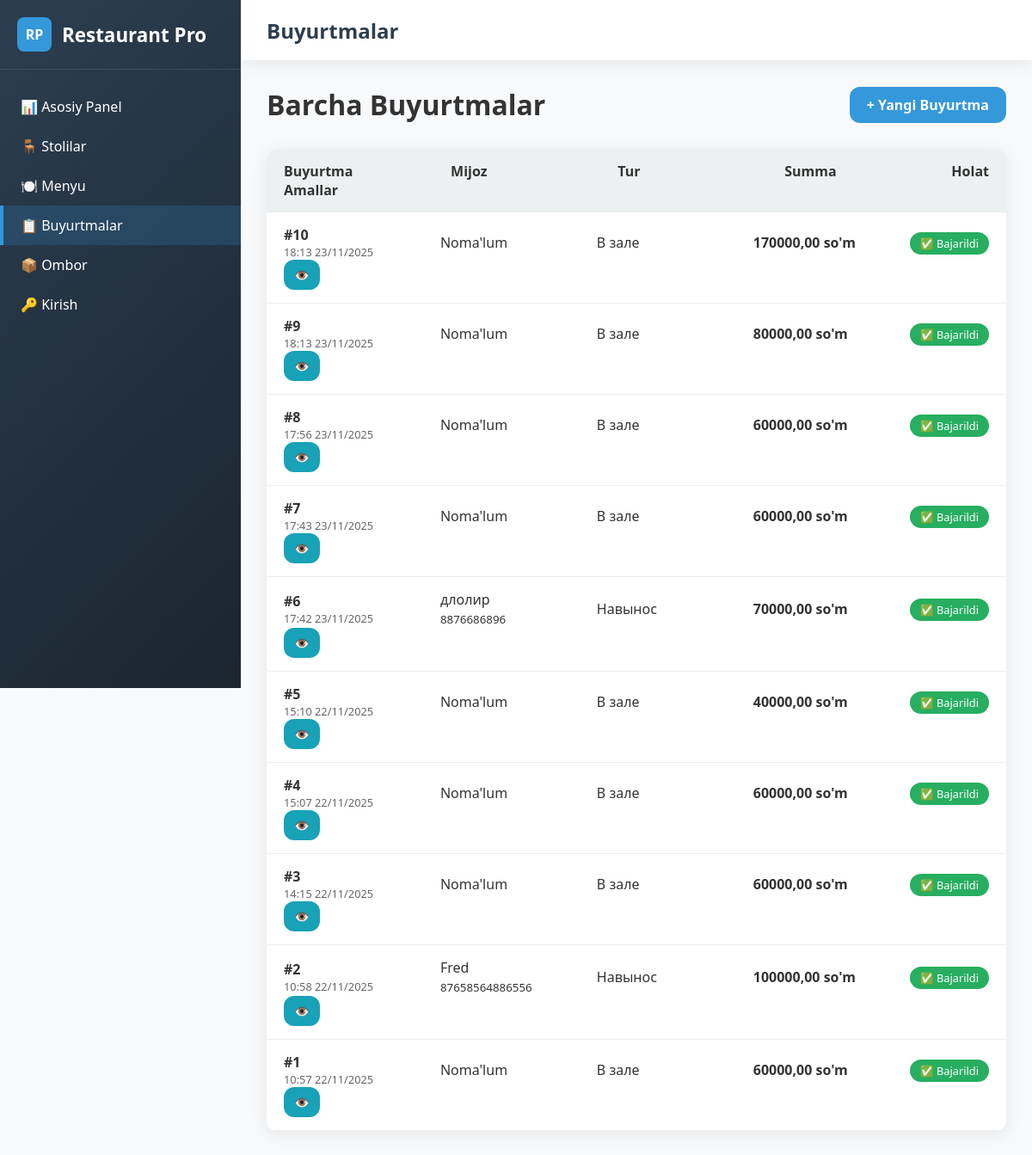
/orders/, run on an earlier commit of the app's database.
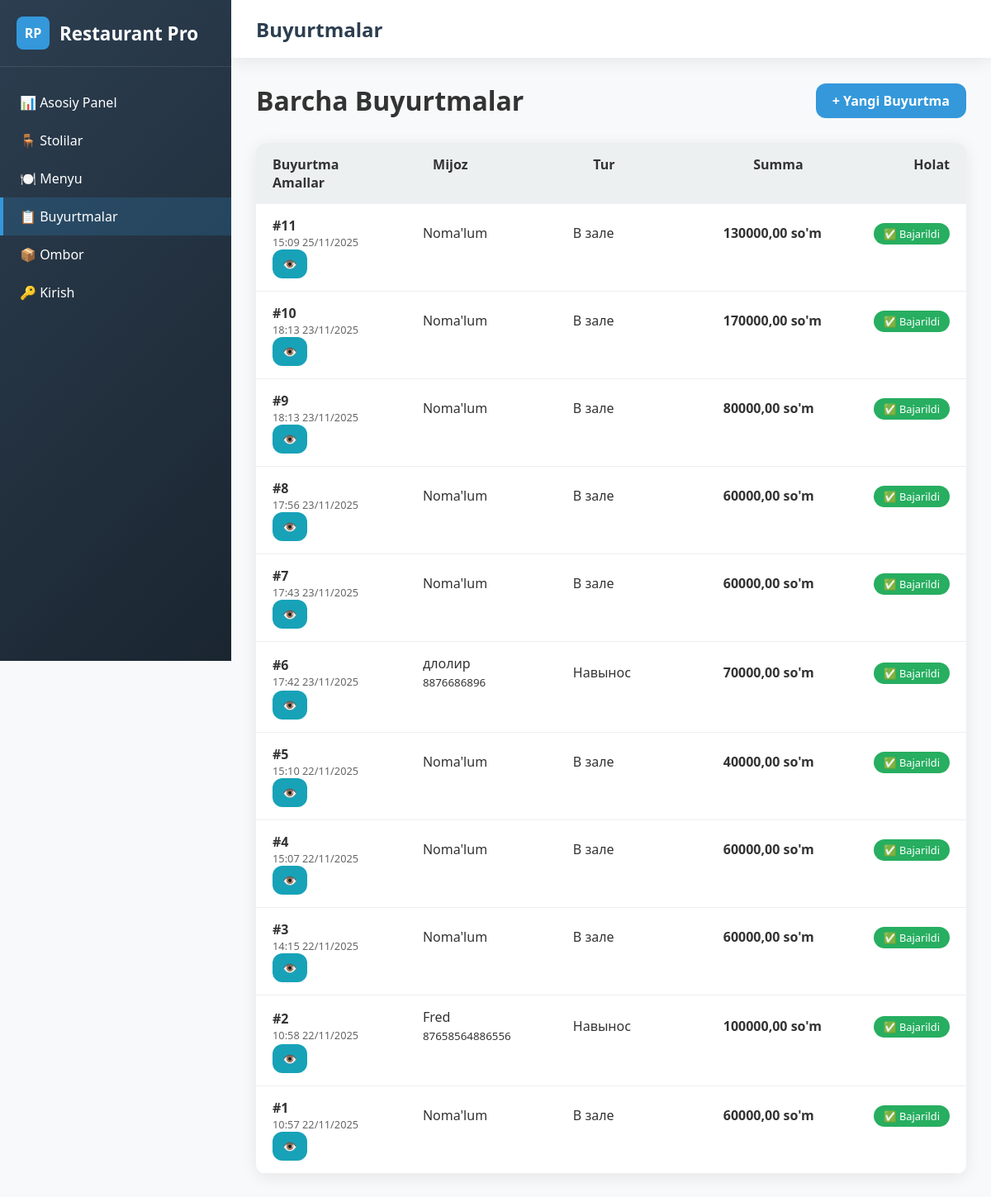
And on a later commit of the database.
### main/models.py (models this page shows, shortened)
class Order(models.Model):
    ORDER_TYPES = [
        ('dine_in', 'В зале'),
        ('takeaway', 'Навынос'),
        ('delivery', 'Доставка'),
    ]
    order_type = models.CharField(max_length=20, choices=ORDER_TYPES, default='dine_in')
    table = models.ForeignKey(Table, on_delete=models.SET_NULL, null=True, blank=True)
    customer_name = models.CharField(max_length=100, blank=True, verbose_name='Имя клиента')
    phone_number = models.CharField(max_length=20, blank=True, verbose_name='Телефон')
    address = models.TextField(blank=True, verbose_name='Адрес доставки')
    dishes = models.ManyToManyField(Dish, through='OrderItem')
    created_at = models.DateTimeField(auto_now_add=True)
    is_completed = models.BooleanField(default=False)
    def total_price(self):
        total = Decimal('0')
        for item in self.order_items.all():
            total += item.dish.price * item.quantity
        return total

class OrderItem(models.Model):
    order = models.ForeignKey(Order, on_delete=models.CASCADE, related_name='order_items')
    dish = models.ForeignKey(Dish, on_delete=models.CASCADE)
    quantity = models.PositiveIntegerField(default=1)

class Dish(models.Model):
    image = models.ImageField(upload_to='dishes/', blank=True, null=True)
    name = models.CharField(max_length=100)
    description = models.TextField(blank=True, null=True)
    price = models.DecimalField(max_digits=10, decimal_places=2)
    portions = models.PositiveIntegerField(default=0, verbose_name='Доступные порции')

### main/views.py (the view)
# urls.py: path('orders/', orders_list, name='orders'),
def orders_list(request):
    orders = Order.objects.all().order_by('-created_at')
    return render(request, 'orders.html', {'orders': orders})

### templates/orders.html (shortened to what this page needs)
{% extends 'base.html' %}
{% block page_title %}Buyurtmalar{% endblock %}
{% block content %}
<div style="display: flex; justify-content: space-between; align-items: center; margin-bottom: 30px;">
    <h1>Barcha Buyurtmalar</h1>
    <a href="{% url 'order_create' %}" class="btn btn-primary">+ Yangi Buyurtma</a>
</div>
<div class="table">
    <div class="table-header">
        <div>Buyurtma</div>
        <div>Mijoz</div>
        <div>Tur</div>
        <div>Summa</div>
        <div>Holat</div>
        <div>Amallar</div>
    </div>
    {% for order in orders %}
    <div class="table-row">
        <div>
            <strong>#{{ order.id }}</strong>
            <div style="font-size: 0.8rem; color: #666;">{{ order.created_at|date:"H:i d/m/Y" }}</div>
        </div>
        <div>
            {% if order.customer_name %}
                {{ order.customer_name }}
                {% if order.phone_number %}<br><small>{{ order.phone_number }}</small>{% endif %}
            {% else %}
                Noma'lum
            {% endif %}
        </div>
        <div>{{ order.get_order_type_display }}</div>
        <div><strong>{{ order.total_price }} so'm</strong></div>
        <div>
            <span style="background: {% if order.is_completed %}var(--success){% else %}var(--warning){% endif %};
                      color: white; padding: 4px 12px; border-radius: 20px; font-size: 0.8rem;">
                {% if order.is_completed %}✅ Bajarildi{% else %}🔄 Jarayonda{% endif %}
            </span>
        </div>
        <div class="action-buttons">
            <a href="{% url 'table_order_by_id' order.id %}" class="btn" style="background: var(--info); color: white; padding: 8px 12px; font-size: 0.9rem;">👁️</a>
        </div>
    </div>
    {% empty %}
    <div class="table-row">
        <div colspan="6" style="text-align: center; padding: 40px; color: #666;">
            Hozircha buyurtmalar mavjud emas
        </div>
    </div>
    {% endfor %}
</div>
{% endblock %}

### templates/base.html (shortened to what this page needs)
<!DOCTYPE html>
<html lang="uz">
<head>
</head>
<body>
    <div class="sidebar">
        <div class="sidebar-header">
            <div class="logo">RP</div>
            <h2>Restaurant Pro</h2>
        </div>
        <div class="nav-menu">
            <a href="{% url 'index' %}"
                class="nav-item {% if request.resolver_match.url_name == 'index' %}active{% endif %}">
                📊 Asosiy Panel
            </a>
            <a href="{% url 'tables' %}"
                class="nav-item {% if request.resolver_match.url_name == 'tables' %}active{% endif %}">
                🪑 Stolilar
            </a>
            <a href="{% url 'menu' %}"
                class="nav-item {% if request.resolver_match.url_name == 'menu' %}active{% endif %}">
                🍽️ Menyu
            </a>
            <a href="{% url 'orders' %}"
                class="nav-item {% if request.resolver_match.url_name == 'orders' %}active{% endif %}">
                📋 Buyurtmalar
            </a>
            <a href="{% url 'stock' %}"
                class="nav-item {% if request.resolver_match.url_name == 'stock' %}active{% endif %}">
                📦 Ombor
            </a>
            {% if user.is_authenticated %}
            <a href="{% url 'logout' %}" class="nav-item">
                🚪 Chiqish
            </a>
            {% else %}
            <a href="{% url 'login' %}" class="nav-item">
                🔑 Kirish
            </a>
            {% endif %}
        </div>
    </div>
    <div class="main-content">
        <div class="header">
            <div class="page-title">
                {% block page_title %}Asosiy Panel{% endblock %}
            </div>
        </div>
        <div class="content-area">
            {% block content %}
            {% endblock %}
        </div>
    </div>
</body>
</html>

### templates/base.html (style rules this page uses)
:root { --primary: #2c3e50; --secondary: #3498db; --success: #27ae60; --danger: #e74c3c; --warning: #f39c12; --info: #17a2b8; --light: #ecf0f1; --dark: #34495e; --sidebar-width: 280px; --header-height: 70px; --border-radius: 12px; --shadow: 0 4px 20px rgba(0, 0, 0, 0.08); --transition: all 0.3s ease; }
* { margin: 0; padding: 0; box-sizing: border-box; font-family: 'Segoe UI', Tahoma, Geneva, Verdana, sans-serif; }
body { background-color: #f8f9fa; color: #333; display: flex; min-height: 100vh; }
.sidebar { width: var(--sidebar-width); background: linear-gradient(135deg, var(--primary) 0%, #1a2530 100%); color: white; height: 100vh; position: fixed; overflow-y: auto; z-index: 1000; }
.sidebar-header { padding: 20px; border-bottom: 1px solid rgba(255, 255, 255, 0.1); display: flex; align-items: center; gap: 12px; }
.sidebar-header h2 { font-weight: 600; font-size: 1.4rem; }
.logo { width: 40px; height: 40px; background: var(--secondary); border-radius: 8px; display: flex; align-items: center; justify-content: center; font-weight: bold; color: white; }
.nav-menu { padding: 20px 0; }
.nav-item { padding: 12px 20px; display: flex; align-items: center; gap: 12px; cursor: pointer; transition: var(--transition); border-left: 4px solid transparent; text-decoration: none; color: white; }
.nav-item.active { background: rgba(52, 152, 219, 0.2); border-left-color: var(--secondary); }
.main-content { flex: 1; margin-left: var(--sidebar-width); }
.header { height: var(--header-height); background: white; box-shadow: var(--shadow); display: flex; align-items: center; justify-content: space-between; padding: 0 30px; position: sticky; top: 0; z-index: 100; }
.page-title { font-size: 1.5rem; font-weight: 600; color: var(--primary); }
.content-area { padding: 30px; min-height: calc(100vh - var(--header-height)); }
.btn { padding: 10px 20px; border: none; border-radius: var(--border-radius); cursor: pointer; font-weight: 600; transition: var(--transition); display: inline-flex; align-items: center; gap: 8px; text-decoration: none; }
.btn-primary { background: var(--secondary); color: white; }
.table { background: white; border-radius: var(--border-radius); overflow: hidden; box-shadow: var(--shadow); width: 100%; }
.table-header { display: grid; grid-template-columns: 1fr 1fr 1fr 1fr auto; padding: 15px 20px; background: var(--light); font-weight: 600; }
.table-row { display: grid; grid-template-columns: 1fr 1fr 1fr 1fr auto; padding: 15px 20px; border-bottom: 1px solid #eee; align-items: center; }
.action-buttons { display: flex; gap: 8px; }

What changed in the data, as far as the page shows it:
added Order: id "11", created_at "15:09 25/11/2025", customer_name "Noma'lum", order_type "В зале", total_price "130000,00", is_completed "✅ Bajarildi"
